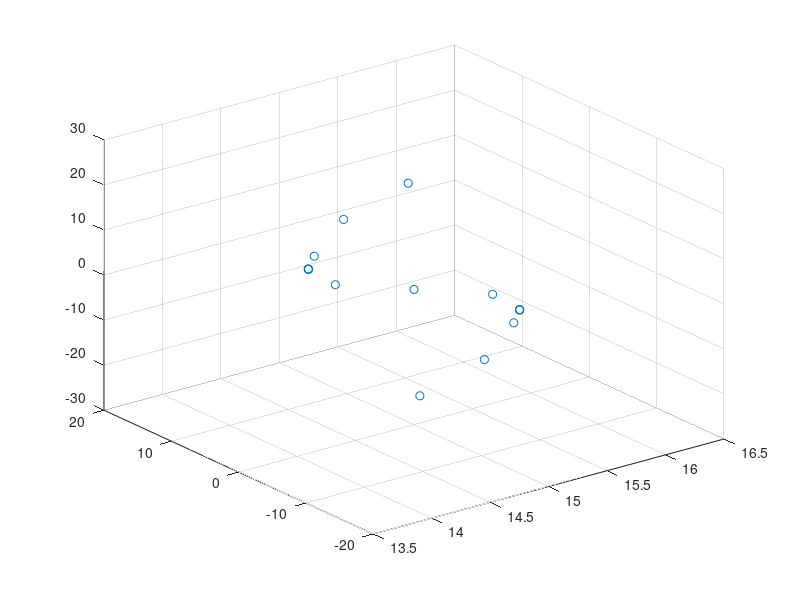

MATLAB code for this plot: (Note: this script raises an error after producing the figure.)

% Load LAS - note: 25 mins into recording
% xdim - LatAcc, ydim - YawAcc, zdim - LongAcc, 4Dim - Speed

%xdotMax = sqrt(ayMax/R(s)) :longAcc max = latAccMax / curvature

%% LSBC Extraction (Indexing LongAcc == 0)

LAS = load( 'TestLAS.mat');

LSBC.Speed = LAS.Speed( LAS.LongAcc == 0 );
LSBC.LatAcc = LAS.LatAcc( LAS.LongAcc == 0 );
LSBC.YawAcc = LAS.YawAcc( LAS.LongAcc == 0 );

%plot at speed=15m/s
scatter3( LSBC.Speed(LSBC.Speed==15), LSBC.LatAcc(LSBC.Speed==15), LSBC.YawAcc(LSBC.Speed==15), 'k.' );
LSBCBound = boundary(LSBC.LatAcc(LSBC.Speed==15), LSBC.YawAcc(LSBC.Speed==15),0);
% Setting shrink to 0 gives convex hull
hold on
plot3(15*ones(length(LSBC.LatAcc(LSBCBound))),LSBC.LatAcc(LSBCBound),LSBC.YawAcc(LSBCBound))

%loop gathering each LSBC surface and plotting then interpolating between
%indices??

